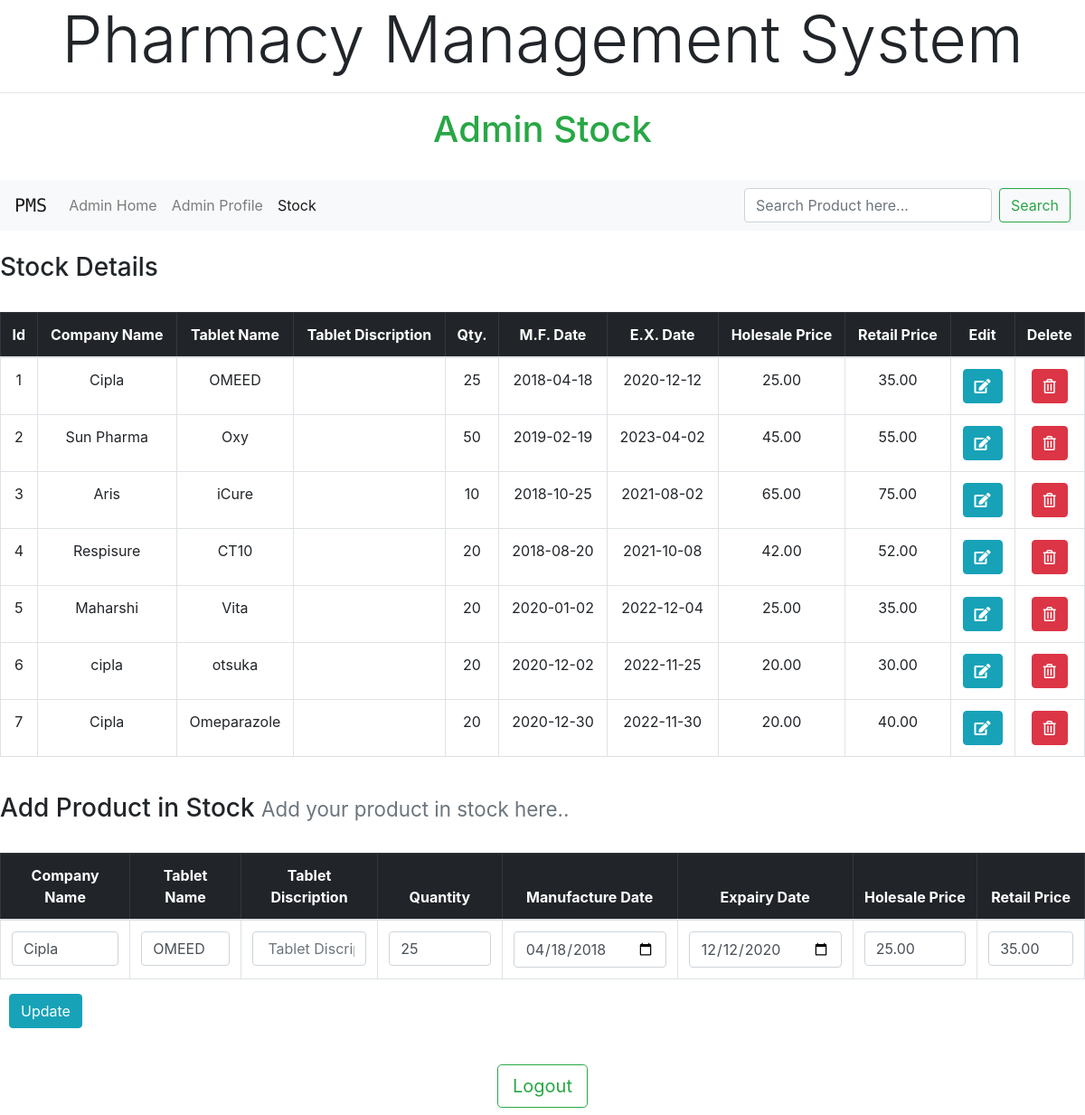
The page /stock.php?edt=1 (signed in) on the database its author committed.
### tables this page shows
CREATE TABLE `stock` (
  `Id` int(11) NOT NULL,
  `companyName` varchar(250) NOT NULL,
  `tabletName` varchar(250) NOT NULL,
  `quantity` int(250) NOT NULL,
  `mfDate` date NOT NULL,
  `exDate` date NOT NULL,
  `holsalePrice` decimal(10,2) NOT NULL,
  `retailPrice` decimal(10,2) NOT NULL
);

### delete.php (called while the page is built, shortened)
<?php
require('newpmsdb.php');
if(isset($_GET['edt'])){
	$id = $_GET['edt'];
	$update = true;
	$a = "SELECT * FROM stock WHERE Id =$id";
	$rt = mysqli_query($mysqli, $a);
	$count = mysqli_num_rows($rt);
	if($count == 0){
		echo "this item is not in stock.";
	}
	else {
		$row = mysqli_fetch_array($rt) or die(mysqli_error($mysqli));
		$cname = $row['companyName'];
		$tname = $row['tabletName'];
		$tdisp = $row['tabletDiscription'];
		$qty   = $row['quantity'];
		$MFD  =  $row['mfDate'];
		$EXD  =  $row['exDate'];
		$WSP  =  $row['holsalePrice'];
		$REP  =  $row['retailPrice'];
	}
}
?>

### stock.php (the view, shortened to what this page needs)
<?php
require('newpmsdb.php');
require('delete.php');
?>
<!DOCTYPE html>
<html>
	<head>
    <link rel="stylesheet" href="https://cdnjs.cloudflare.com/ajax/libs/font-awesome/5.15.2/css/all.min.css">
		<link rel="stylesheet" href="https://maxcdn.bootstrapcdn.com/bootstrap/4.0.0/css/bootstrap.min.css">
	</head>
	<body>
		<h2 class="display-3 text-center">Pharmacy Management System<hr /></h2>
		<h1 class="h1 text-success text-lg text-center">Admin Stock
      </h1>
		<br />
		<nav class="navbar navbar-expand-lg navbar-light bg-light">
  <a class="navbar-brand" title="LOGO" href="#LOGO" style="font-family: 'Monoton', cursive;
">PMS</a>
  <div class="collapse navbar-collapse" id="navbarTogglerDemo03">
    <ul class="navbar-nav mr-auto mt-2 mt-lg-0">
      <li class="nav-item">
        <a class="nav-link" href="admin.php">Admin Home<span class="sr-only">(current)</span></a>
      </li>
      <li class="nav-item">
        <a class="nav-link" href="admin_Profile.php">Admin Profile</a>
      </li>
     <li class="nav-item active">
        <a class="nav-link" href="stock.php">Stock</a>
      </li>
    </ul>
    <form class="form-inline my-2 my-lg-0" method="POST" name="mrform" action="<?php echo $_SERVER['PHP_SELF']; ?>">
      <input class="form-control mr-sm-2" type="search" name="stockSearch" placeholder="Search Product here..." aria-label="Search">
      <button class="btn btn-outline-success my-2 my-sm-0" name="search" type="submit">Search</button>
    </form>
  </div>
</nav>
<br />
    <h3 class="h3">Stock Details</h3>
    <br />
    <?php
    require('newpmsdb.php');
    if(isset($_POST['search'])) {
        $stocksearch = stripslashes($_POST['stockSearch']);
        $stocksearch = mysqli_real_escape_string($mysqli, $stocksearch);
    $stk = "SELECT * FROM stock where Id LIKE '%$stocksearch%' OR companyName LIKE '%$stocksearch%' OR tabletName LIKE '%$stocksearch%' OR tabletDiscription LIKE '%$stocksearch%' OR quantity LIKE '%$stocksearch%' OR mfDate LIKE '%$stocksearch%' OR exDate LIKE '%$stocksearch%' OR holsalePrice LIKE '%$stocksearch%' OR retailPrice LIKE '%$stocksearch%'";
    $rslt = mysqli_query($mysqli, $stk);
    $count = mysqli_num_rows($rslt);
      if($count == 0) {
        echo "<p>this item is not in stock list!</P>";
      }
      else {
    echo "<table class='container text-center table table-bordered'>
    <thead class='table-dark'>
    <tr>
    <th>Id</th>
    <th>Company Name</th>
    <th>Tablet Name</th>
    <th>Tablet Discription</th>
    <th>Qty.</th>
    <th>M.F. Date</th>
    <th>E.X. Date</th>
    <th>Holesale Price</th>
    <th>Retail Price</th>
    <th>Edit</th>
    <th>Delete</th>
    </tr>
    </thead>";
    while($row = mysqli_fetch_array($rslt))
    {
    echo "<tr>";
    echo "<td>" . $row['Id'] . "</td>";
    echo "<td>" . $row['companyName'] . "</td>";
    echo "<td>" . $row['tabletName'] . "</td>";
    echo "<td>" . $row['tabletDiscription'] . "</td>";
    echo "<td>" . $row['quantity'] . "</td>";
    echo "<td>" . $row['mfDate'] . "</td>";
    echo "<td>" . $row['exDate'] . "</td>";
    echo "<td>" . $row['holsalePrice'] . "</td>";
    echo "<td>" . $row['retailPrice'] . "</td>";?>
    <td><a href="stock.php?edt=<?php echo $row['Id'];?>" class="btn btn-info" tittle='Edit'><i class='fas fa-edit'></i></td>
    <td><a href="delete.php?del=<?php echo $row['Id'];?>" class="btn btn-danger" tittle='Delete'><i class='far fa-trash-alt'></i></a></td>
   <?php
    echo "</tr>";
    }
    echo "</table>";
  }
} else {
  $stk = "SELECT * FROM stock";
  $rslt = mysqli_query($mysqli, $stk);
  echo "<table class='container text-center table table-bordered'>
    <thead class='table-dark'>
    <tr>
    <th>Id</th>
    <th>Company Name</th>
    <th>Tablet Name</th>
    <th>Tablet Discription</th>
    <th>Qty.</th>
    <th>M.F. Date</th>
    <th>E.X. Date</th>
    <th>Holesale Price</th>
    <th>Retail Price</th>
    <th>Edit</th>
    <th>Delete</th>
    </tr>
    </thead>";
    while($row = mysqli_fetch_array($rslt))
    {
    echo "<tr>";
    echo "<td>" . $row['Id'] . "</td>";
    echo "<td>" . $row['companyName'] . "</td>";
    echo "<td>" . $row['tabletName'] . "</td>";
    echo "<td>" . $row['tabletDiscription'] . "</td>";
    echo "<td>" . $row['quantity']. "</td>";
    echo "<td>" . $row['mfDate'] . "</td>";
    echo "<td>" . $row['exDate'] . "</td>";
    echo "<td>" . $row['holsalePrice'] . "</td>";
    echo "<td>" . $row['retailPrice'] . "</td>";?>
    <td><a href="stock.php?edt=<?php echo $row['Id'];?>" class="btn btn-info"><i class='fas fa-edit'></i></td>
    <td><a href="delete.php?del=<?php echo $row['Id'];?>" class="btn btn-danger"><i class='far fa-trash-alt'></i></a></td>
   <?php
   echo "</tr>";
    }
    echo "</table>";
  }
    ?>
    <br />
    <h3 class="h3 text-black">Add Product in Stock
        <small class="text-muted">Add your product in stock here..</small>
    </h3>
    <form method="POST" name="mrform" action="">
      <br />
    <div class="form-group">
    <table class='container text-center table table-bordered'>
    <thead class='table-dark'>
    <tr>
    <th>Company Name</th>
    <th>Tablet Name</th>
    <th>Tablet Discription</th>
    <th>Quantity</th>
    <th>Manufacture Date</th>
    <th>Expairy Date</th>
    <th>Holesale Price</th>
    <th>Retail Price</th>
    </tr>
    </thead>
        <tr>
          <td>
          <input type="text" name="companyName" class="form-control" value="<?php echo $cname; ?>" placeholder="Compmay Name" autocomplete="off"required />
          </td>
          <td>
          <input type="text" name="tabletName"  class="form-control" value="<?php echo $tname; ?>" placeholder=" Tablet Name" autocomplete="off"required />
          </td>
          <td>
          <input type="text" name="tabletDiscription"  class="form-control" value="<?php echo $tdisp; ?>" placeholder=" Tablet Discription" autocomplete="off"required />
          </td>
          <td>
          <input type="number" name="quantity"  class="form-control" value="<?php echo $qty; ?>" placeholder="Tablet Quantity" autocomplete="off" min = "0" required/>
          </td>
          <td>
          <input type="date" name="mfDate"  class="form-control" value="<?php echo $MFD; ?>" placeholder="Manufacture Date" autocomplete="off" required/>
          </td>
          <td>
          <input type="date" name="exDate"  class="form-control" value="<?php echo $EXD; ?>" placeholder="Expairy Date" autocomplete="off" required/>
          </td>
          <td>
          <input type="number" name="holsalePrice" class="form-control" value="<?php echo $WSP; ?>" placeholder="Holesale Price"  autocomplete="off"min = "0" required/>
          </td>
          <td>
          <input type="number" name="retailPrice" class="form-control" value="<?php echo $REP; ?>" placeholder="Retail Price"  autocomplete="off"min = "0" required/>
          </td>
        </tr>
      </table>
        <?php if($update == true) {?>
          <button type="submit" name="updt" class="btn btn-info" style="margin-left: 10px;">
          Update</button>
          <?php } else {
          ?>
        <button type="submit" name="submit" class="btn btn-success" style="margin-left: 10px;">Save</button>
      <?php  } ?>
      </form>
    <br />
    <h2 class="text-center"><a class="btn btn-outline-success btn-lg" href="logout.php">Logout</a></h2>
  </body>
</html>

### rows shown on the page
stock: Id "1", companyName "Cipla", tabletName "OMEED", quantity "25", mfDate "2018-04-18", exDate "2020-12-12", holsalePrice "25.00", retailPrice "35.00", mfDate "04/18/2018", exDate "12/12/2020"
stock: Id "2", companyName "Sun Pharma", tabletName "Oxy", quantity "50", mfDate "2019-02-19", exDate "2023-04-02", holsalePrice "45.00", retailPrice "55.00"
stock: Id "3", companyName "Aris", tabletName "iCure", quantity "10", mfDate "2018-10-25", exDate "2021-08-02", holsalePrice "65.00", retailPrice "75.00"
stock: Id "4", companyName "Respisure", tabletName "CT10", quantity "20", mfDate "2018-08-20", exDate "2021-10-08", holsalePrice "42.00", retailPrice "52.00"
stock: Id "5", companyName "Maharshi", tabletName "Vita", quantity "20", mfDate "2020-01-02", exDate "2022-12-04", holsalePrice "25.00", retailPrice "35.00"
stock: Id "6", companyName "cipla", tabletName "otsuka", quantity "20", mfDate "2020-12-02", exDate "2022-11-25", holsalePrice "20.00", retailPrice "30.00"
stock: Id "7", companyName "Cipla", tabletName "Omeparazole", quantity "20", mfDate "2020-12-30", exDate "2022-11-30", holsalePrice "20.00", retailPrice "40.00"
